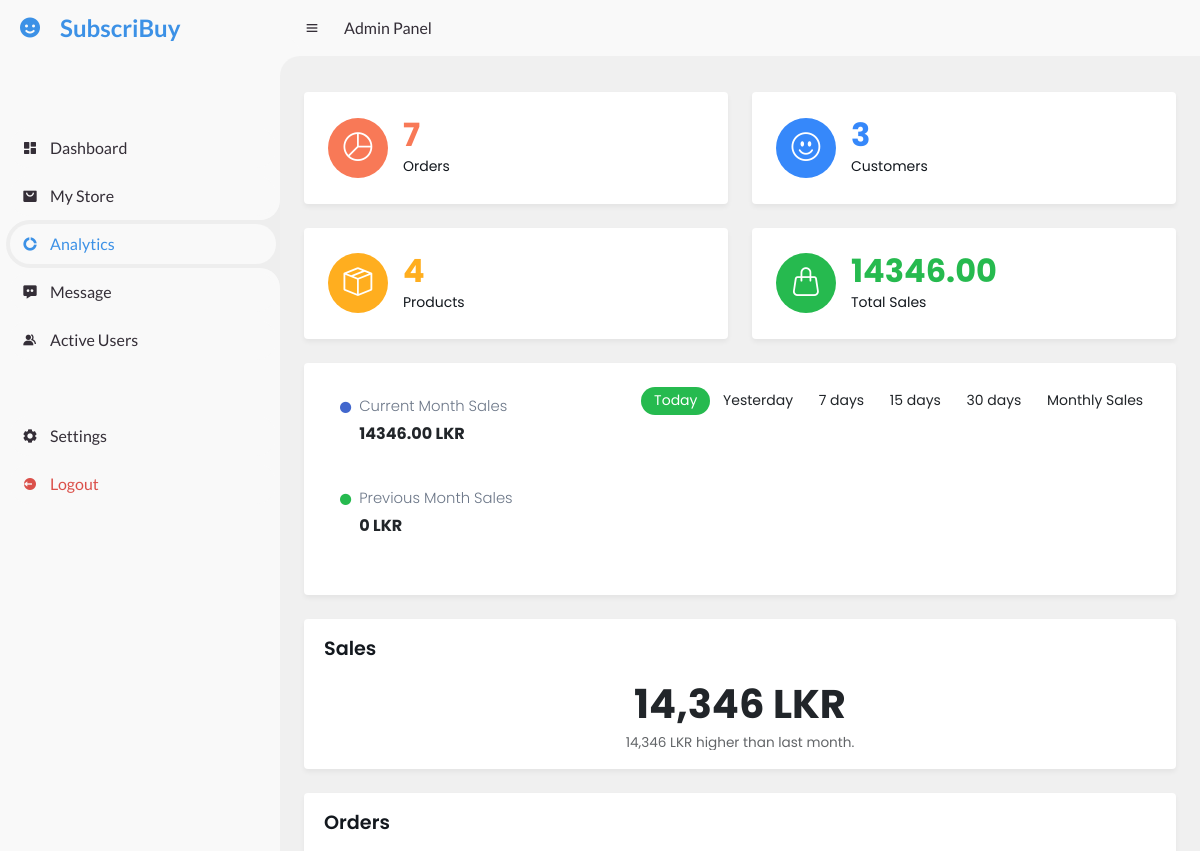
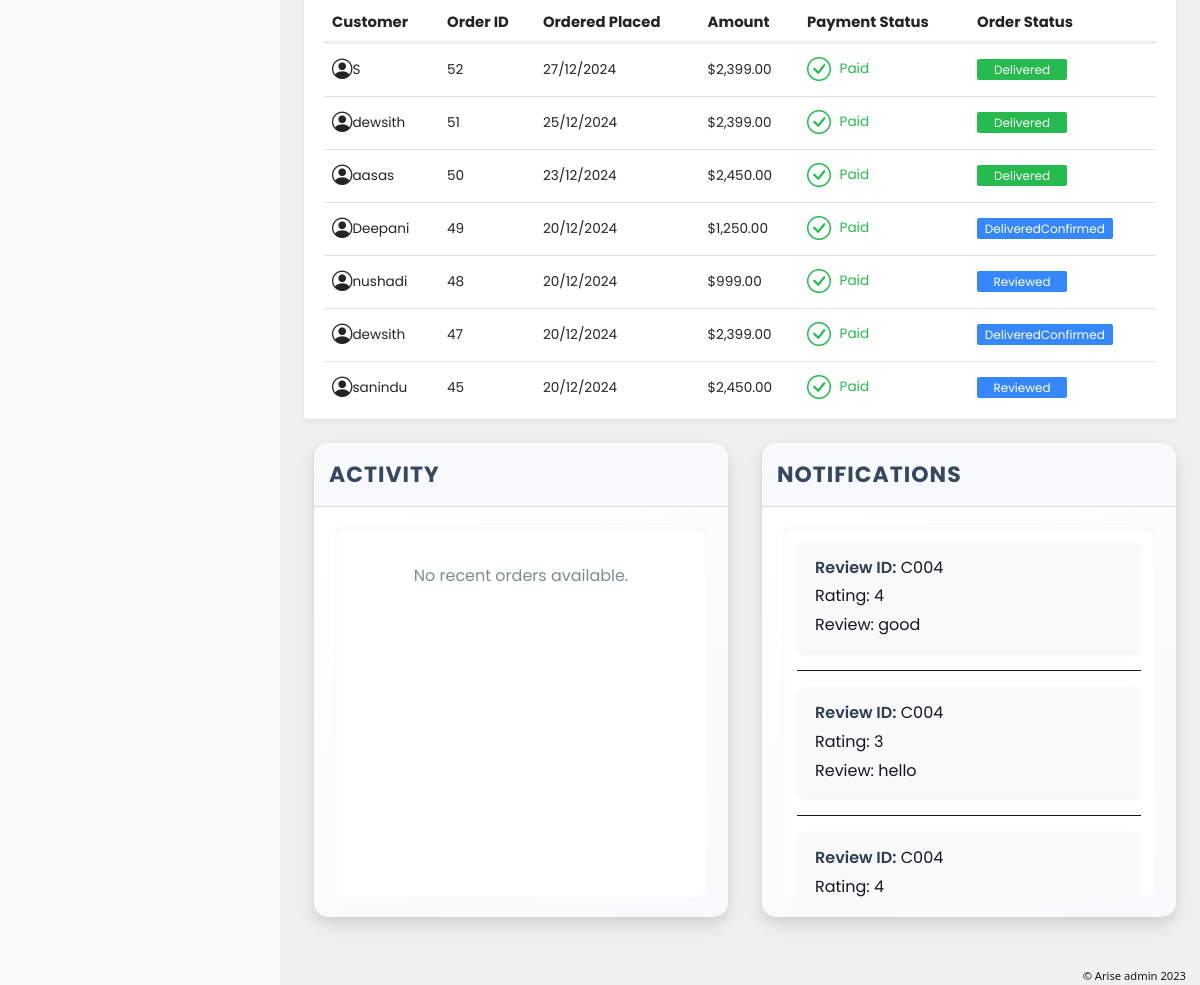
Screenshot of /admin/analytic.php with the database file from the repository (2 pictures, top to bottom).
### tables this page shows
CREATE TABLE `orders` (
  `id` int(11) NOT NULL,
  `c_id` varchar(11) NOT NULL,
  `fullname` varchar(255) NOT NULL,
  `email` varchar(255) NOT NULL,
  `address` text NOT NULL,
  `duration` varchar(50) DEFAULT NULL,
  `renieve` varchar(255) DEFAULT NULL,
  `total_price` decimal(10,2) NOT NULL,
  `payment_status` enum('pending','paid','failed') DEFAULT 'pending',
  `transaction_id` varchar(255) DEFAULT NULL,
  `order_date` timestamp NOT NULL DEFAULT current_timestamp(),
  `order_status` varchar(20) DEFAULT 'toPay',
  `start_date` date NOT NULL,
  `end_date` date NOT NULL,
  `tracking_id` varchar(12) NOT NULL
);

CREATE TABLE `c_reviews` (
  `c_id` varchar(11) NOT NULL,
  `n_id` varchar(11) NOT NULL,
  `rating` int(11) DEFAULT NULL,
  `review_description` text DEFAULT NULL
);

### admin/fetch_orders.php (the view, shortened to what this page needs)
<?php
include '../dbase.php';
$query = "SELECT id, fullname, total_price, payment_status, order_date,order_status FROM orders ORDER BY order_date DESC";
$result = $conn->query($query);
if ($result->num_rows > 0) {
    while($row = $result->fetch_assoc()) {
        echo "<tr>";
        echo "<td><div class='media-box'><i class='bi bi-person-circle' style='font-size: 1.5em;'></i><div class='media-box-body'><div class='text-truncate'>" . htmlspecialchars($row['fullname']) . "</div></div></div></td>";
        echo "<td>" . $row['id'] . "</td>";
        echo "<td>" . date('d/m/Y', strtotime($row['order_date'])) . "</td>";
        echo "<td>$" . number_format($row['total_price'], 2) . "</td>";
        echo "<td><span class='text-" . ($row['payment_status'] == 'paid' ? "green" : ($row['payment_status'] == 'failed' ? "red" : "blue")) . " td-status'><i class='bi " . ($row['payment_status'] == 'paid' ? "bi-check-circle" : ($row['payment_status'] == 'failed' ? "bi-x-circle" : "bi-clock-history")) . "'></i> " . ucfirst($row['payment_status']) . "</span></td>";
        echo "<td><span class='badge shade-" . ($row['order_status'] == 'delivered' ? "green" : ($row['order_status'] == 'cancelled' ? "red" : "blue")) . " min-90'>" . ucfirst($row['order_status']) . "</span></td>";
        echo "</tr>";
    }
} else {
    echo "<tr><td colspan='6'>No orders found</td></tr>";
}
?>

### admin/analytic.php (shortened to what this page needs)
<?php
include('admin-header.php');
include '../dbase.php';
?>
<!doctype html>
<html lang="en">
	<head>
		<link rel="stylesheet" href="assets/css/animate.css">
		<link rel="stylesheet" href="assets/fonts/bootstrap/bootstrap-icons.css">
		<link rel="stylesheet" href="assets/css/main.min.css">
		<link rel="stylesheet" href="assets/vendor/overlay-scroll/OverlayScrollbars.min.css">
	</head>
	<body>
    <main>
			<div >
<div class="row">
    <?php
$queries = [
    'orders' => ["SELECT COUNT(id) AS total FROM orders", 'red', 'bi-pie-chart', 'Orders'],
    'customers' => ["SELECT COUNT(c_id) AS total FROM customers", 'blue', 'bi-emoji-smile', 'Customers'],
    'items' => ["SELECT COUNT(n_id) AS total FROM items", 'yellow', 'bi-box-seam', 'Products'],
    'sales' => ["SELECT SUM(total_price) AS total FROM orders", 'green', 'bi-handbag', 'Total Sales']
];
foreach ($queries as $key => $data) {
    $result = $conn->query($data[0]);
    if ($result && $result->num_rows > 0) {
        $row = $result->fetch_assoc();
        ?>
        <div class="col-xxl-3 col-sm-6 col-12">
            <div class="stats-tile">
                <div class="sale-icon shade-<?= $data[1] ?>">
                    <i class="bi <?= $data[2] ?>"></i>
                </div>
                <div class="sale-details">
                    <h3 class="text-<?= $data[1] ?>"><?= $row['total'] ?></h3>
                    <p><?= $data[3] ?></p>
                </div>
            </div>
        </div>
        <?php
    }
}
?>
</div>
<?php
$salesQueryCurrent = "SELECT SUM(total_price) AS total_sales FROM orders WHERE MONTH(order_date) = MONTH(CURDATE()) AND YEAR(order_date) = YEAR(CURDATE()) AND payment_status = 'paid' " ;
$salesResultCurrent = $conn->query($salesQueryCurrent);
$salesDataCurrent = $salesResultCurrent->fetch_assoc();
$salesQueryPrevious = " SELECT SUM(total_price) AS total_sales FROM orders WHERE MONTH(order_date) = MONTH(CURDATE()) - 1 AND YEAR(order_date) = YEAR(CURDATE()) AND payment_status = 'paid' " ;
$salesResultPrevious = $conn->query($salesQueryPrevious);
$salesDataPrevious = $salesResultPrevious->fetch_assoc();
$salesCurrent = $salesDataCurrent['total_sales'] ?? 0;
$salesPrevious = $salesDataPrevious['total_sales'] ?? 0;
$salesGap = $salesCurrent - $salesPrevious;
?>
                    <div class="row">
                        <div class="col-xxl-9  col-sm-12 col-12">
                            <div class="card">
                                <div class="card-body">
                                    <div class="row">
                                        <div class="col-xxl-3 col-sm-4 col-12">
                                            <div class="reports-summary">
                                            <div class="reports-summary-block">
            <i class="bi bi-circle-fill text-primary me-2"></i>
            <div class="d-flex flex-column">
                <h6>Current Month Sales</h6>
                <h5><?= $salesCurrent ?> LKR</h5>
            </div>
        </div>
        <br>
        <div class="reports-summary-block">
            <i class="bi bi-circle-fill text-success me-2"></i>
            <div class="d-flex flex-column">
                <h6>Previous Month Sales</h6>
                <h5><?= $salesPrevious ?> LKR</h5>
            </div>
        </div>
                                            </div>
                                        </div>
                                        <div class="col-xxl-9 col-sm-8 col-12">
                                            <div class="row">
                                                <div class="col-12">
                                                <div class="graph-day-selection mt-2" role="group">
                                                    <button type="button" class="btn active">Today</button>
                                                    <button type="button" class="btn">Yesterday</button>
                                                    <button type="button" class="btn">7 days</button>
                                                    <button type="button" class="btn">15 days</button>
                                                    <button type="button" class="btn">30 days</button>
                                                    <button type="button" class="btn">Monthly Sales</button>
                                                </div>
                                                </div>
                                            </div>
                                        </div>
                                    </div>
                                </div>
                            </div>
                                </div>
                                <div class="col-xxl-3  col-sm-12 col-12">
                                <div class="card">
                            <div class="card-header">
                                <div class="card-title">Sales</div>
                            </div>
                            <div class="card-body">
                                <div class="num-stats">
                                    <h2><?= number_format($salesGap); ?> LKR</h2>
                                    <h6 class="text-truncate">
                                        <?php if ($salesGap > 0) { ?>
                                            <?= number_format($salesGap); ?> LKR higher than last month.
                                        <?php } elseif ($salesGap < 0) { ?>
                                            <?= number_format(abs($salesGap)); ?> LKR lower than last month.
                                        <?php } else { ?>
                                            No change in sales compared to last month.
                                        <?php } ?>
                                    </h6>
                                </div>
                            </div>
                        </div>
                        </div>
                    </div>
                <div class="row">
    <div class="col-12">
        <div class="card">
            <div class="card-header">
                <div class="card-title">Orders</div>
            </div>
            <div class="card-body">
                <div class="table-responsive">
                    <table class="table v-middle">
                        <thead>
                            <tr>
                                 <th>Customer</th>
        <th>Order ID</th>
        <th>Ordered Placed</th>
        <th>Amount</th>
        <th>Payment Status</th>
        <th>Order Status</th>
                            </tr>
                        </thead>
                        <tbody>
                            <?php include 'fetch_orders.php';  ?>
                        </tbody>
                    </table>
                </div>
            </div>
        </div>
    </div>
</div>
                    <div class="row">
                        <?php
include '../dbase.php';
$queryOrders = "
SELECT
o.id AS order_id,
o.fullname AS customer_name,
o.total_price,
o.payment_status,
o.transaction_id,
o.order_date,
i.name AS item_name,
i.type AS item_type,
i.description AS item_description
FROM
orders o
JOIN
order_items oi ON o.id = oi.order_id
JOIN
items i ON oi.item_id = i.n_id
ORDER BY
o.order_date DESC
LIMIT 5;
";
$resultOrders = $conn->query($queryOrders);
$queryActivity = "SELECT * FROM c_reviews ORDER BY c_id DESC LIMIT 5";
$resultActivity = $conn->query($queryActivity);
?>
<div class="col-sm-6 col-12">
<div class="card1">
    <div class="card-header">
        <div class="card1-title">Activity</div>
    </div>
    <div class="card-body">
        <div class="scroll370">
            <?php if ($resultOrders && $resultOrders->num_rows > 0) { ?>
                <ul>
                    <?php while ($order = $resultOrders->fetch_assoc()) { ?>
                        <li>
                            <strong>Order ID:</strong> <?php echo htmlspecialchars($order['order_id']); ?><br>
                            Customer: <?php echo htmlspecialchars($order['customer_name']); ?><br>
                            Order Date: <?php echo htmlspecialchars($order['order_date']); ?><br>
                            Total Amount: $<?php echo number_format($order['total_price'], 2); ?><br>
                        </li>
                        <hr>
                    <?php } ?>
                </ul>
            <?php } else { ?>
                <p>No recent orders available.</p>
            <?php } ?>
        </div>
    </div>
</div>
</div>
<div class="col-sm-6 col-12">
<div class="card1">
    <div class="card-header">
        <div class="card1-title">Notifications</div>
    </div>
    <div class="card-body">
        <div class="scroll370">
            <?php if ($resultActivity && $resultActivity->num_rows > 0) { ?>
                <ul>
                    <?php while ($activity = $resultActivity->fetch_assoc()) { ?>
                        <li>
                            <strong>Review ID:</strong> <?php echo htmlspecialchars($activity['c_id']); ?><br>
                            Rating: <?php echo htmlspecialchars($activity['rating']); ?><br>
                            Review: <?php echo htmlspecialchars($activity['review_description']); ?><br>
                        </li>
                        <hr>
                    <?php } ?>
                </ul>
            <?php } else { ?>
                <p>No recent activity available.</p>
            <?php } ?>
        </div>
    </div>
</div>
</div>
                    </div>
                </div>
                </main>
					<div class="app-footer">
						<span>© Arise admin 2023</span>
					</div>
	</body>
</html>

### admin/style.css (style rules this page uses)
* { margin: 0; padding: 0; box-sizing: border-box; }
li { list-style: none; }
:root { --poppins: 'Poppins', sans-serif; --lato: 'Lato', sans-serif; --light: #F9F9F9; --blue: #3C91E6; --light-blue: #CFE8FF; --grey: #eee; --dark-grey: #AAAAAA; --dark: #342E37; --red: #DB504A; --yellow: #FFCE26; --light-yellow: #FFF2C6; --orange: #FD7238; --light-orange: #FFE0D3; }
html { overflow-x: hidden; }
body { background: var(--grey); overflow-x: hidden; }
#content main { width: 100%; padding: 36px 24px; font-family: var(--poppins); max-height: calc(100vh - 56px); overflow-y: auto; }
table { width: 100%; }
th { background-color: #f1f8f6; color: black; font-weight: 600; padding: 12px; text-align: left; }
td { padding: 12px 15px; border-bottom: 1px solid #ddd; text-align: left; color: #333; }
tr:nth-child(even) { background-color: #f9f9f9; }

### admin/mystorestyle.css (style rules this page uses)
body { font-family: 'Poppins', sans-serif; background-color: #f0f0f0; }
h2 { font-size: 24px; margin-bottom: 20px; color: #333; }

### admin/analytic.php (style rules this page uses)
body { background-color: #f0f0f0; }
.table-responsive { max-height: 400px; overflow-y: auto; display: block; }
.table { width: 100%; margin-bottom: 0; }
thead th { position: sticky; top: 0; background-color: #fff; z-index: 10; }
.card1 { margin-left: 10px; border: none; border-radius: 15px; background: linear-gradient(145deg, #ffffff, #f8f9fa); box-shadow: 0 8px 20px rgba(0, 0, 0, 0.1), 0 4px 10px rgba(0, 0, 0, 0.05); transition: transform 0.3s ease, box-shadow 0.3s ease; }
.card1 .card-header { padding: 15px; border-bottom: 1px solid #dcdcdc; background: #f8f9fa; border-radius: 15px 15px 0 0; }
.card1 .card1-title { font-size: 22px; font-weight: 700; color: #34495e; text-transform: uppercase; letter-spacing: 1px; margin: 0; }
.card1 .card-body { padding: 20px; }
.scroll370 { max-height: 400px; overflow-y: auto; padding: 15px; border-radius: 10px; background: #ffffff; box-shadow: inset 0 2px 5px rgba(0, 0, 0, 0.05); }
.scroll370 ul { list-style-type: none; padding: 0; margin: 0; }
.scroll370 ul li { margin-bottom: 18px; line-height: 1.8; padding: 12px 18px; background: #f9f9f9; border-radius: 8px; box-shadow: 0 2px 5px rgba(0, 0, 0, 0.05); transition: background-color 0.3s ease, transform 0.3s ease; }
.scroll370 ul li strong { font-weight: 600; color: #2c3e50; }
.scroll370 p { font-size: 16px; color: #7f8c8d; text-align: center; margin: 20px 0; }

### rows the page displays
orders: fullname "S", id "52", order_date "27/12/2024", total_price "2,399.00", payment_status "Paid", order_status "Delivered"
orders: fullname "dewsith", id "51", order_date "25/12/2024", total_price "2,399.00", payment_status "Paid", order_status "Delivered"
orders: fullname "aasas", id "50", order_date "23/12/2024", total_price "2,450.00", payment_status "Paid", order_status "Delivered"
orders: fullname "Deepani", id "49", order_date "20/12/2024", total_price "1,250.00", payment_status "Paid", order_status "DeliveredConfirmed"
orders: fullname "nushadi", id "48", order_date "20/12/2024", total_price "999.00", payment_status "Paid", order_status "Reviewed"
orders: fullname "dewsith", id "47", order_date "20/12/2024", total_price "2,399.00", payment_status "Paid", order_status "DeliveredConfirmed"
orders: fullname "sanindu", id "45", order_date "20/12/2024", total_price "2,450.00", payment_status "Paid", order_status "Reviewed"
c_reviews: c "C004", rating "4", review_description "good"
c_reviews: c "C004", rating "3", review_description "hello"
c_reviews: c "C004", rating "4"

### other values shown
$row['total'] "7"
$data[3] "Orders"
$row['total'] "3"
$data[3] "Customers"
$row['total'] "4"
$data[3] "Products"
$row['total'] "14346.00"
$data[3] "Total Sales"
$salesCurrent "14346.00"
$salesPrevious "0"
$salesGap "14,346"
